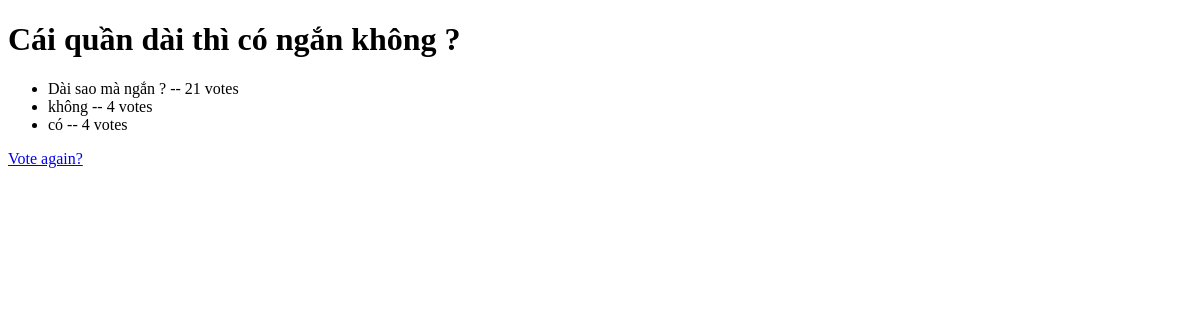
Page /2/results/ on the earlier database version.
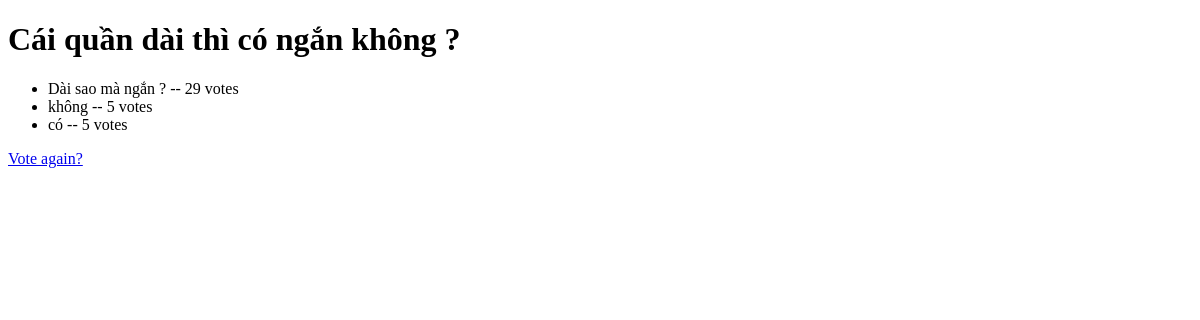
Same page on the later database version.
### home/models.py (models this page shows, shortened)
class Question(models.Model):
    question_text = models.CharField(max_length=200)
    pub_date = models.DateTimeField('date published')
    def was_published_recently(self):
        now = timezone.now()
        return now - datetime.timedelta(days=1) <= self.pub_date <= now
    was_published_recently.admin_order_field = 'pub_date'
    was_published_recently.boolean = True
    was_published_recently.short_description = 'Published recently?'

class Choice(models.Model):
    question = models.ForeignKey(Question, on_delete=models.CASCADE)
    choice_text = models.CharField(max_length=200)
    votes = models.IntegerField(default=0)

### home/views.py (the view)
# urls.py: path('<int:pk>/results/', views.ResultsView.as_view(), name="results"),
class ResultsView(generic.DetailView):
    model = Question
    template_name = 'home/results.html'

### home/templates/home/results.html (shortened to what this page needs)
<!DOCTYPE html>
<html lang="en">
<head>
</head>
<body>
<h1>{{ question.question_text }}</h1>
<ul>
    {% for choice in question.choice_set.all %}
        <li>{{ choice.choice_text }} -- {{ choice.votes }} vote{{ choice.votes|pluralize }}</li>
    {% endfor %}
</ul>
<a href="{% url 'home:detail' question.id %}">Vote again?</a>
</body>
</html>

Differences in the rows shown:
changed Choice "Dài sao mà ngắn ?": votes "21" → "29"
changed Choice "không": votes "4" → "5"
changed Choice "có": votes "4" → "5"
